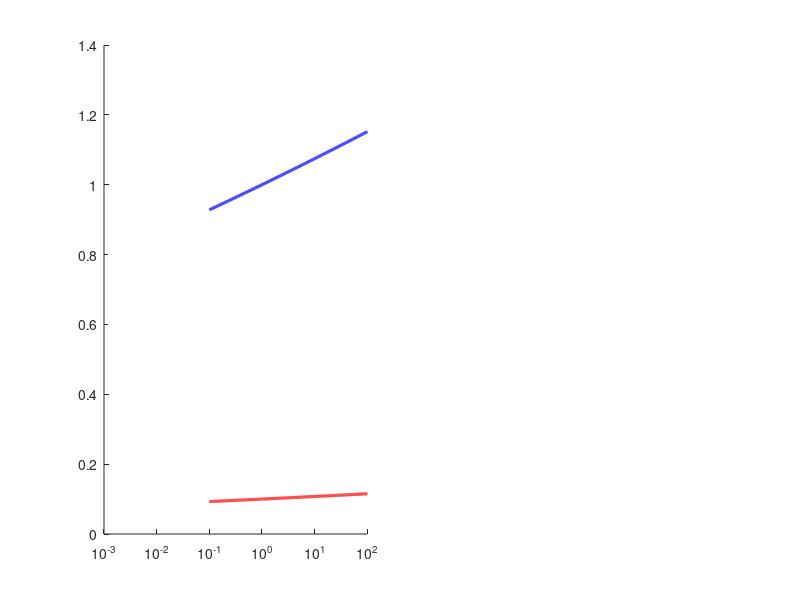

This chart was generated by the following MATLAB code: (Note: this script raises an error after producing the figure.)
%%
% p05_viscoelasticidad.m
% =========================================================================
% PRUEBA TEÓRICA 05 — Viscoelasticidad lineal y amortiguamiento material
% =========================================================================
%
% OBJETIVO
%   Cerrar el Capítulo 2 de Foti construyendo intuición sobre la sección 2.5:
%   qué pasa cuando el suelo NO es perfectamente elástico — disipa energía.
%   Esta disipación afecta tanto la velocidad de propagación como la amplitud.
%
% CONCEPTOS CUBIERTOS
%   1. Ecuación de Boltzmann (Foti Ec. 2.96): el esfuerzo depende del
%      historial de deformaciones — el suelo tiene "memoria"
%   2. Módulo complejo G*(ω) = G₁(ω) + i·G₂(ω) (Foti Ec. 2.104)
%   3. Factor de amortiguamiento D_χ = G₂/(2G₁) (Foti Ec. 2.115)
%      D ≈ 0.01–0.05 para suelos (geotécnicos): casi siempre < 5%
%   4. Relaciones Kramers-Krönig (Foti Ecs. 2.99, 2.130): la causalidad
%      obliga a que V(ω) y D(ω) no sean independientes
%   5. Velocidad compleja V*_χ ≈ V_χ(1 + i·D_χ) (Foti Ec. 2.128)
%      (aproximación de disipación débil — válida para D ≤ 0.05)
%   6. Número de onda complejo k* = ω/V* = k_R + i·α_R (Foti Ec. 2.121)
%      — La parte imaginaria α_R [Np/m] es el coeficiente de atenuación
%   7. El problema inverso viscoelástico se desacopla (Foti Ec. 2.133):
%      invertir V_R primero (no lineal), luego α_R (lineal) para obtener D_R(z)
%
% NOTA TÉCNICA: SÍNTESIS DE SEÑAL EN EL DOMINIO DE LA FRECUENCIA
%   Para sintetizar una señal real de N muestras desde su espectro unilateral
%   se necesitan exactamente N/2+1 puntos (incluye DC y Nyquist):
%     Full spectrum = [X(1:N/2+1), conj(X(N/2:-1:2))]  → N puntos
%   ERRÓNEO usar N/2 puntos (da N-1 después de la simetría hermítica).
%
% CÓMO CORRER
%   >> init_project()
%   >> p05_viscoelasticidad
%
% REFERENCIA PRINCIPAL
%   Foti, S. — Cap. 2, Sección 2.5: "Viscoelastic Behaviour"
%   Ecuaciones clave: 2.96, 2.99, 2.104, 2.115, 2.118, 2.121, 2.128, 2.130, 2.133
%
% =========================================================================

close all; clear; clc;

fprintf('=================================================================\n');
fprintf(' PRUEBA TEÓRICA 05 — Viscoelasticidad y amortiguamiento material\n');
fprintf('=================================================================\n\n');

% =========================================================================
% PARÁMETROS BASE
% =========================================================================

% Propiedades elásticas del suelo (mismo suelo de p01)
Vs0   = 244.9;         % velocidad de corte elástica de referencia [m/s]
rho   = 1900;          % densidad [kg/m³]
mu0   = rho * Vs0^2;   % módulo de corte a frecuencia de referencia [Pa]

% Factor de amortiguamiento material típico para suelos
% D = G₂/(2G₁) — ver Foti Ec. 2.115
% Valores típicos:
%   Arcilla blanda:  D ≈ 0.03–0.10
%   Arena densa:     D ≈ 0.01–0.03
%   Roca:            D ≈ 0.001–0.01
D_valores = [0.01, 0.03, 0.05, 0.10];   % comparar 4 valores de D

% Frecuencia de referencia para el módulo (Foti: se usa f_ref = 1 Hz)
f_ref_visco  = 1.0;   % [Hz]
omega_ref    = 2*pi*f_ref_visco;

% Rango de frecuencias de análisis
f_vec   = logspace(-1, 2, 500);    % 0.1 Hz a 100 Hz (log)
omega_v = 2*pi*f_vec;

fprintf('--- PARÁMETROS DEL SUELO ---\n');
fprintf('  Vs0 = %.1f m/s (elástico, a f_ref = %.0f Hz)\n', Vs0, f_ref_visco);
fprintf('  ρ   = %.0f kg/m³\n', rho);
fprintf('  μ0  = %.2e Pa (= %.0f MPa)\n', mu0, mu0/1e6);
fprintf('  D valores analizados: ');
fprintf('%.2f  ', D_valores);
fprintf('\n\n');

% =========================================================================
% FIGURA 1: Módulo complejo G*(ω) — partes real e imaginaria
% =========================================================================
%
% En un suelo viscoelástico, el módulo de corte es COMPLEJO y depende de ω:
%
%   G*(ω) = G₁(ω) + i·G₂(ω)
%
% donde:
%   G₁(ω) = parte real  → "storage modulus" — energía almacenada elásticamente
%   G₂(ω) = parte imag. → "loss modulus"    — energía disipada por ciclo
%
% En el modelo de amortiguamiento histerético CAUSAL (que cumple Kramers-Krönig,
% Foti Ec. 2.130), G₁ y G₂ NO son independientes. Si D es constante:
%
%   V_S(ω) = V_S0 · [1 + (D/π)·ln(ω/ω_ref)]   ← dispersión intrínseca causal
%   G₁(ω)  = ρ · V_S(ω)²                        ← crece logarítmicamente con f
%   G₂(ω)  = 2·D·G₁(ω)                          ← también crece con f
%
% DIFERENCIA CON EL MODELO HISTERÉTICO NO-CAUSAL:
%   Si D = cte y G₁ = cte → violaría causalidad (Kramers-Krönig).
%   El modelo causal tiene V_S que AUMENTA suavemente con f.
%   En campo real, esta variación es pequeña pero medible.

D_plot = 0.05;   % usamos D=5% para visualización

% Módulo en modelo histerético causal (con corrección Kramers-Krönig)
% V_S(ω) = V_S0 · [1 + D/π · ln(ω/ω_ref)]
V_kk   = Vs0 * (1 + D_plot/pi * log(omega_v/omega_ref));
G1_kk  = rho * V_kk.^2;            % parte real del módulo
G2_kk  = 2 * D_plot * G1_kk;       % parte imaginaria (Ec. 2.115: D = G₂/2G₁)

G0_ref = rho * Vs0^2;   % módulo elástico de referencia

figure('Name', 'Fig 1 — Módulo complejo G*(ω) y corrección causal (Foti Ecs. 2.104–2.130)', ...
       'NumberTitle', 'off', 'Position', [50 550 1000 450]);

subplot(1, 2, 1);
hold on;
area(log10(f_vec), G2_kk/G0_ref, 'FaceColor', [1 0.9 0.9], 'EdgeColor', 'none', ...
    'HandleVisibility', 'off');
area(log10(f_vec), G1_kk/G0_ref, 'FaceColor', [0.9 0.9 1.0], 'EdgeColor', 'none', ...
    'HandleVisibility', 'off');
semilogx(f_vec, G1_kk/G0_ref, 'b-', 'LineWidth', 2.2, ...
    'DisplayName', 'G_1(ω)/G_0  (rigidez almacenada)');
semilogx(f_vec, G2_kk/G0_ref, 'r-', 'LineWidth', 2.2, ...
    'DisplayName', 'G_2(ω)/G_0  (rigidez disipada)');
yline(1.0, ':k', 'G_0 (elástico puro)', 'FontSize', 8);
xline(f_ref_visco, '--k', sprintf('f_{ref}=%.0fHz', f_ref_visco), ...
    'FontSize', 8, 'LabelVerticalAlignment', 'bottom');
xlabel('Frecuencia f  [Hz]', 'FontSize', 11);
ylabel('G / G_0  [-]', 'FontSize', 11);
title({'Módulo complejo G*(ω)/G_0', ...
       sprintf('Modelo histerético CAUSAL  (D=%.2f, Kramers-Krönig Ec. 2.130)', D_plot)}, ...
    'FontSize', 10);
legend('Location', 'northwest', 'FontSize', 9);
grid on; box on;

% Anotación: el ángulo entre G1 y G2 es el ángulo de pérdida δ
% tan(δ) = G2/G1 = 2D → δ ≈ 2D [rad] para D << 1
text(10, 1.05, sprintf('tan(δ) = G_2/G_1 = 2D = %.2f', 2*D_plot), ...
    'FontSize', 8, 'Color', [0.5 0 0]);

subplot(1, 2, 2);
hold on;
semilogx(f_vec, V_kk, 'b-', 'LineWidth', 2.5);
yline(Vs0, '--k', sprintf('V_{S0} = %.0f m/s (elástico)', Vs0), 'FontSize', 8);
xline(f_ref_visco, '--k', sprintf('f_{ref}=%.0f Hz', f_ref_visco), 'FontSize', 8, ...
    'LabelVerticalAlignment', 'bottom');
xlabel('Frecuencia f  [Hz]', 'FontSize', 11);
ylabel('V_S(ω)  [m/s]', 'FontSize', 11);
title({'Dispersión causal V_S(ω) — Kramers-Krönig (Foti Ec. 2.130)', ...
       sprintf('V(ω) = V_0·[1 + D/π·ln(ω/ω_{ref})]   D=%.2f', D_plot)}, 'FontSize', 10);
grid on; box on;
ylim([Vs0*0.88, Vs0*1.16]);

% Anotar variación total
dV = V_kk(end) - V_kk(1);
annotation('doublearrow', [0.72 0.87], [0.7 0.7]);   % solo cosmético

sgtitle({'Fig 1: Módulo complejo en suelo viscoelástico (D=5%)', ...
         'La causalidad (Kramers-Krönig) impone dispersión intrínseca en V_S(ω)'}, ...
        'FontSize', 10, 'FontWeight', 'bold');

fprintf('FIG 1 generada: módulo complejo G*(ω).\n');
fprintf('  Variación de V_S en [0.1, 100] Hz: ΔV = %.1f m/s (%.1f%%)\n', dV, 100*dV/Vs0);
fprintf('  Esta dispersión CAUSAL es distinta de la dispersión geométrica\n');
fprintf('  que surge de las capas — ambas contribuyen a c_R(f) medida.\n\n');
drawnow;

% =========================================================================
% FIGURA 2: Factor de amortiguamiento D — su efecto en la atenuación espacial
% =========================================================================
%
% Número de onda complejo para onda S en medio viscoelástico (Foti Ec. 2.121):
%
%   k* = ω / V*_S = ω / [V_S(1 + i·D_S)]
%
% Para D << 1 (disipación débil, Foti Ec. 2.128):
%   k* ≈ (ω/V_S) - i·(ω·D_S/V_S) = k_R - i·α_S
%
% donde α_S = ω·D_S/V_S [Np/m] es el coeficiente de ATENUACIÓN espacial.
%
% La onda que se propaga:
%   u(x,t) = A·exp(i(k*x - ωt)) = A·exp(-α_S·x)·exp(i(k_R·x - ωt))
%                                     ↑                   ↑
%                              decaimiento           oscilación
%
% Conclusión práctica para MASW:
%   - α_S crece con f: las altas frecuencias se atenúan más rápido
%   - A mayor D, todo el espectro se atenúa más
%   - Si D > 0.10 en un suelo, el SNR de la imagen MASW puede degradarse
%     significativamente a los offsets típicos de campo (> 20 m)

f_atten = [5, 10, 20, 40];   % frecuencias de análisis [Hz]
x_vec   = linspace(0, 200, 600);   % distancia [m]

figure('Name', 'Fig 2 — Atenuación espacial por amortiguamiento (Foti Ecs. 2.121–2.128)', ...
       'NumberTitle', 'off', 'Position', [50 80 1050 490]);

colores_D = {[0.1 0.3 0.9], [0.1 0.7 0.2], [0.9 0.4 0.1], [0.7 0.1 0.7]};

% Panel izquierdo: amplitud vs distancia para D={0.01,0.03,0.05,0.10} @ f=10 Hz
subplot(1, 2, 1);
hold on;
f_ref_atten  = 10;   % [Hz]
omega_ref_at = 2*pi*f_ref_atten;

% Fondo: región típica de array MASW en campo
fill([5 30 30 5], [0 0 1.1 1.1], [0.93 0.97 0.93], 'EdgeColor', 'none', ...
    'HandleVisibility', 'off');
text(17.5, 1.07, 'Array típico', 'FontSize', 8, 'HorizontalAlignment', 'center', ...
    'Color', [0.3 0.6 0.3]);

for iD = 1:length(D_valores)
    D_k     = D_valores(iD);
    alpha_k = omega_ref_at * D_k / Vs0;     % [Np/m]
    amp_k   = exp(-alpha_k * x_vec);

    x_1e = 1/alpha_k;   % distancia donde la amplitud cae a 1/e ≈ 37%
    plot(x_vec, amp_k, 'Color', colores_D{iD}, 'LineWidth', 2.2, ...
        'DisplayName', sprintf('D=%.2f  (x_{1/e}=%.0fm)', D_k, x_1e));

    % Marcar x=1/e
    if x_1e < 200
        plot(x_1e, exp(-1), 'o', 'Color', colores_D{iD}, 'MarkerSize', 6, ...
            'HandleVisibility', 'off');
    end
end

yline(exp(-1), ':k', '1/e ≈ 0.37', 'FontSize', 8, 'LabelHorizontalAlignment', 'left');

xlabel('Distancia x  [m]', 'FontSize', 11);
ylabel('Amplitud norm.  A(x)/A_0  [-]', 'FontSize', 11);
title({sprintf('Decaimiento de amplitud por amortiguamiento a f=%.0f Hz', f_ref_atten), ...
       'u(x) = A_0·exp(-α_S·x),   α_S = ω·D/V_S  (Foti Ec. 2.128)'}, 'FontSize', 10);
legend('Location', 'northeast', 'FontSize', 9);
grid on; box on;
ylim([0, 1.12]);

% Panel derecho: α_S [Np/m] vs frecuencia para distintos D
subplot(1, 2, 2);
hold on;

% Sombrear rango típico MASW
fill(log10([5 50 50 5]), [0 0 0.5 0.5], [0.93 0.97 0.93], 'EdgeColor', 'none', ...
    'HandleVisibility', 'off');
text(log10(15), 0.47, 'Rango MASW', 'FontSize', 8, 'HorizontalAlignment', 'center', ...
    'Color', [0.3 0.6 0.3]);

for iD = 1:length(D_valores)
    D_k     = D_valores(iD);
    alpha_f = omega_v * D_k / Vs0;
    semilogx(f_vec, alpha_f, 'Color', colores_D{iD}, 'LineWidth', 2.2, ...
        'DisplayName', sprintf('D = %.2f', D_k));
end

xlabel('Frecuencia f  [Hz]', 'FontSize', 11);
ylabel('Coeficiente de atenuación α_S  [Np/m]', 'FontSize', 11);
title({'α_S(f) = ω·D/V_S — atenuación crece con frecuencia', ...
       'Alta f + D grande → la onda se atenúa antes de llegar al último geófono'}, ...
    'FontSize', 10);
legend('Location', 'northwest', 'FontSize', 9);
grid on; box on;
xlim([0.1, 100]);
ylim([0, 0.55]);

sgtitle({'Fig 2: Efecto del amortiguamiento D en la propagación de ondas S', ...
         'Ondas de alta frecuencia (y materiales con D alto) se atenúan en distancias más cortas'}, ...
        'FontSize', 10, 'FontWeight', 'bold');

fprintf('FIG 2 generada: atenuación espacial por amortiguamiento.\n');
fprintf('  A f=10 Hz y D=0.05: α = %.4f Np/m → distancia 1/e = %.0f m\n', ...
    2*pi*10*0.05/Vs0, Vs0/(2*pi*10*0.05));
fprintf('  En MASW campo típico (offset 5–30 m y f=10–50 Hz):\n');
fprintf('  D=0.03–0.05 es aceptable, D>0.1 puede degradar el SNR a largo offset.\n\n');
drawnow;

% =========================================================================
% FIGURA 3: Pulso propagándose — elástico vs viscoelástico
%           Layout 2×2: wiggles (fila 1) + espectros de amplitud (fila 2)
% =========================================================================
%
% Lo que ve el geófono: el mismo pulso en un medio elástico llega sin
% cambio de forma (solo se demora). En un medio viscoelástico:
%   1. La AMPLITUD total disminuye con la distancia (absorción)
%   2. Las ALTAS FRECUENCIAS se atenúan más rápido que las bajas
%      → el pulso se "ensancha" y parece más suave a mayor distancia
%      → la señal llega MÁS TARDE en términos de frecuencia dominante
%
% Por eso el panel de espectros es tan informativo: se ve directamente
% cómo el "contenido frecuencial" del pulso cambia con la distancia.
%
% IMPLICACIONES PARA MASW:
%   - En suelos con D alto, las frecuencias > 40 Hz desaparecen rápidamente
%   - Esto LIMITA la resolución de la imagen c-f en alta frecuencia
%   - También limita la profundidad mínima que se puede investigar
%     (necesitamos alta frecuencia para sondear las capas superficiales)

% Parámetros del pulso
f0      = 20;     % frecuencia central [Hz]
sigma_f = 8;      % ancho espectral [Hz]

% Grilla de tiempo y frecuencia para la síntesis
N_syn  = 2048;
fs_syn = 200;          % frecuencia de muestreo [Hz]
dt_syn = 1/fs_syn;     % paso de tiempo [s]
t_syn  = (0:N_syn-1)*dt_syn;                 % tiempo total [s]
f_syn  = (0:N_syn-1)*fs_syn/N_syn;           % frecuencias [Hz]

% ESPECTRO UNILATERAL CORRECTO: N/2+1 puntos (incluye DC en f=0 y Nyquist)
% Para reconstruir N=2048 muestras se necesitan exactamente 1025 puntos:
%   Full spectrum = [X(1:1025), conj(X(1024:-1:2))] → 1025 + 1023 = 2048 ✓
nf_pos    = N_syn/2 + 1;          % = 1025 (incluye DC y Nyquist)
f_pos     = f_syn(1:nf_pos);      % [0, Δf, 2Δf, ..., fs/2]
omega_pos = 2*pi*f_pos;

% Espectro fuente: Gaussiano centrado en f0=20 Hz, ancho σ=8 Hz
S_gauss      = exp(-(f_pos - f0).^2 / (2*sigma_f^2));
S_gauss(1)   = 0;   % sin componente DC

% Distancias de los receptores (simulando el arreglo MASW)
x_geos = [5, 10, 20, 40, 60, 100];   % [m]

% Dos escenarios: elástico (D=0) y viscoelástico (D=0.05)
D_comparar = [0, 0.05];
col_main   = {'b', [0.85 0.15 0]};   % azul = elástico, rojo-naranja = visco
etiquetas  = {'Elástico (D=0)', 'Viscoelástico (D=0.05)'};

% Pre-sintetizar todas las trazas
all_traces = cell(1, 2);
for iD = 1:2
    D_k = D_comparar(iD);
    traces_k = zeros(N_syn, length(x_geos));

    for ig = 1:length(x_geos)
        x_g = x_geos(ig);

        % Velocidad dispersiva causal (Kramers-Krönig, Ec. 2.130)
        % Nota: para ω=0 usamos max(..., ε) para evitar log(0)
        V_kk_s = Vs0 * (1 + D_k/pi * log(max(omega_pos, 1e-9)/omega_ref));

        % Número de onda complejo: k* = k_R - i·α_S
        k_real = omega_pos ./ V_kk_s;           % parte real: propagación
        k_imag = omega_pos * D_k ./ V_kk_s;     % parte imag: atenuación

        % Campo espectral en posición x_g:
        % U(ω,x) = S(ω) · exp(-α_S·x) · exp(i·k_R·x)
        %           ↑ espectro     ↑ atenuación   ↑ desfase por propagación
        U_f = S_gauss .* exp(-k_imag*x_g) .* exp(1i*k_real*x_g);

        % Reconstruir espectro completo con simetría hermítica (señal real)
        % [U(0), U(1),...,U(N/2), conj(U(N/2-1)),...,conj(U(1))]
        % = [1025 puntos, 1023 puntos] = 2048 puntos ✓
        U_full = [U_f, conj(U_f(end-1:-1:2))];

        % Transformar a tiempo
        u_t = real(ifft(U_full));

        traces_k(:, ig) = u_t;
    end
    all_traces{iD} = traces_k;
end

figure('Name', 'Fig 3 — Pulso: elástico vs viscoelástico (Foti Ec. 2.128)', ...
       'NumberTitle', 'off', 'Position', [50 50 1200 680]);

% Normalización global: respecto al primer receptor en medio elástico
amp_global = max(abs(all_traces{1}(:, 1)));

t_ms = t_syn * 1000;   % tiempo en milisegundos

% --- FILA 1: wiggle plots ---
for iD = 1:2
    subplot(2, 2, iD);
    hold on;

    traces_k  = all_traces{iD};
    scale_wig = 7;   % escala de wiggle [m]

    for ig = 1:length(x_geos)
        offset   = x_geos(ig);
        tr_norm  = traces_k(:, ig) / amp_global;
        amp_rel  = max(abs(traces_k(:, ig))) / amp_global;

        % Traza wiggle
        plot(t_ms, tr_norm*scale_wig + offset, ...
            'Color', col_main{iD}, 'LineWidth', 0.9);

        % Relleno positivo (convención estándar de sísmica)
        pos_mask = tr_norm*scale_wig >= 0;
        if any(pos_mask)
            t_pos = t_ms(pos_mask);
            y_pos = tr_norm(pos_mask)*scale_wig + offset;
            fill([t_pos, t_pos(end), t_pos(1)], ...
                 [y_pos, offset, offset], ...
                 col_main{iD}, 'FaceAlpha', 0.35, 'EdgeColor', 'none', ...
                 'HandleVisibility', 'off');
        end

        % Anotación de amplitud relativa
        text(185, offset + 1.5, sprintf('A=%.2f', amp_rel), ...
            'FontSize', 7, 'Color', col_main{iD}, 'HorizontalAlignment', 'right');
    end

    xlabel('Tiempo  [ms]', 'FontSize', 10);
    ylabel('Offset  [m]', 'FontSize', 10);
    title({etiquetas{iD}, ...
           'Wiggle — trazas normalizadas al receptor más cercano'}, 'FontSize', 10);
    xlim([0, 200]);
    ylim([0, 120]);
    grid on; box on;
end

% --- FILA 2: espectros de amplitud por receptor ---
for iD = 1:2
    subplot(2, 2, iD + 2);
    hold on;

    traces_k = all_traces{iD};

    % Colormap de offsets: desde cercano (azul/rojo oscuro) a lejano (claro)
    n_geo  = length(x_geos);
    cmap_k = parula(n_geo + 2);
    cmap_k = cmap_k(2:end-1, :);   % recortar extremos

    for ig = 1:n_geo
        % Espectro de la traza
        U_tr  = abs(fft(traces_k(:, ig)));
        U_pos = U_tr(1:nf_pos) / max(U_tr(1:nf_pos));   % normalizar

        % Solo mostrar hasta 80 Hz (rango relevante)
        f_mask = f_pos <= 80;
        plot(f_pos(f_mask), U_pos(f_mask), ...
            'Color', cmap_k(ig, :), 'LineWidth', 1.8, ...
            'DisplayName', sprintf('x=%dm', x_geos(ig)));
    end

    % Espectro fuente normalizado (referencia)
    S_norm = S_gauss / max(S_gauss);
    plot(f_pos(f_pos<=80), S_norm(f_pos<=80), 'k--', 'LineWidth', 2.0, ...
        'DisplayName', 'Fuente (x=0)');

    % Línea vertical de frecuencia central
    xline(f0, ':k', sprintf('f_0=%dHz', f0), 'FontSize', 8, ...
        'LabelVerticalAlignment', 'bottom');

    xlabel('Frecuencia f  [Hz]', 'FontSize', 10);
    ylabel('Amplitud espectral norm.  [-]', 'FontSize', 10);

    if iD == 1
        title({'Espectros de amplitud — Elástico', ...
               'Todos los receptores conservan el mismo contenido frecuencial'}, ...
            'FontSize', 9);
    else
        title({'Espectros de amplitud — Viscoelástico', ...
               'Las altas frecuencias desaparecen con la distancia → pulso se "suaviza"'}, ...
            'FontSize', 9);
    end

    legend('Location', 'northeast', 'FontSize', 7);
    xlim([0, 80]);
    ylim([0, 1.15]);
    grid on; box on;
end

sgtitle({'Fig 3: Efecto de la viscoelasticidad sobre el pulso propagándose', ...
         'Fila superior: wiggles (forma del pulso)  |  Fila inferior: espectros (contenido frecuencial)', ...
         'D=0.05 → las altas frecuencias se atenúan → pulso se ensancha con la distancia'}, ...
        'FontSize', 10, 'FontWeight', 'bold');

fprintf('FIG 3 generada: comparación elástico vs viscoelástico (2×2 layout).\n');
fprintf('  Panel de espectros muestra visualmente cómo el medio actúa\n');
fprintf('  como un filtro PASA-BAJOS que SE VUELVE MÁS AGRESIVO con la distancia.\n');
fprintf('  Esto explica por qué la imagen MASW se deteriora a alta f en suelos blandos.\n\n');
drawnow;

% =========================================================================
% FIGURA 4: Desacoplamiento del problema inverso (Foti Ec. 2.133)
% =========================================================================
%
% En el problema inverso viscoelástico de Rayleigh, Foti Ec. 2.133 muestra
% que en la aproximación de disipación débil (D << 1) el problema se DESACOPLA:
%
%   Fase 1: invertir la parte REAL de k*_R(ω) → perfil V_R(z)   [NO LINEAL]
%           (es exactamente la inversión elástica de p04)
%   Fase 2: invertir la parte IMAGINARIA α_R(ω) → perfil D_R(z) [LINEAL]
%           (mucho más simple: es un problema de kernel lineal)
%
% α_R(ω) ≈ Σ_j  [∂k_R/∂β_j · D_j · β_j]   (suma ponderada sobre capas)
%
% La PONDERACIÓN ∂k_R/∂β_j es la función de sensibilidad — depende de cuánta
% energía de la onda Rayleigh está concentrada en cada capa.
%
% Analogía con la sensibilidad de c_R(f) a Vs_j (vista en p04 Fig 1):
%   Alta f → λ_R corta → energía concentrada en capa superficial → sensible a D_1
%   Baja f → λ_R larga → energía en half-space → sensible a D_2

% Modelo base (del p04)
Vs1 = 120; Vs2 = 300; h1 = 10;
D1_vec = [0.01, 0.04, 0.08];   % variación del amortiguamiento de capa 1
D2     = 0.02;                  % amortiguamiento del half-space (fijo)

% Curva de dispersión elástica del modelo de 2 capas
lambda_v = linspace(1, 80, 60);
c_test_v = 60:1:320;

[c_visco, lam_visco] = MASWaves_theoretical_dispersion_curve( ...
    c_test_v, lambda_v, [h1], [250, 520], [Vs1, Vs2], [1700, 1950], 1);
c_visco   = c_visco(:)';
lam_visco = lam_visco(:)';
vv = c_visco>0; c_visco=c_visco(vv); lam_visco=lam_visco(vv);
f_visco = c_visco./lam_visco;
[f_visco, svis] = sort(f_visco); c_visco = c_visco(svis);

% Factor de participación de energía de capa 1 vs half-space
% Aproximación heurística basada en la profundidad de penetración de Rayleigh:
%   λ_R ~ 2h → la capa 1 contribuye cuando f > Vs1/(2h1) ≈ 6 Hz
%   Para f >> Vs1/(2h1): casi toda la energía está en la capa 1
%   Para f << Vs1/(2h1): casi toda la energía está en el half-space
%   P1(f) ≈ 1 - exp(-h1·f / (c_R(f)/2))  [fórmula aproximada]
P1 = 1 - exp(-h1 * f_visco ./ (c_visco/2));
P1 = min(max(P1, 0), 1);
P2 = 1 - P1;

f_transicion = Vs1 / (2*h1);   % [Hz] — frecuencia de transición

figure('Name', 'Fig 4 — Desacoplamiento inverso viscoelástico (Foti Ec. 2.133)', ...
       'NumberTitle', 'off', 'Position', [730 50 1050 490]);

% Panel izquierdo: α_R(f) para distintos D1 (D2 fijo)
subplot(1, 2, 1);
hold on;

% Fondo: zona donde α_R es sensible a D1 vs D2
f_mask_1 = f_visco >= f_transicion;
f_mask_2 = f_visco < f_transicion;
if any(f_mask_1)
    fill([f_visco(f_mask_1), fliplr(f_visco(f_mask_1))], ...
         [zeros(1,sum(f_mask_1)), ones(1,sum(f_mask_1))*0.025], ...
         [0.9 0.93 1.0], 'EdgeColor', 'none', 'HandleVisibility', 'off');
end

colores_D1 = {[0.1 0.3 0.9], [0.9 0.5 0.1], [0.7 0.1 0.1]};
for iD = 1:length(D1_vec)
    D1_k    = D1_vec(iD);
    alpha1_k = 2*pi*f_visco * D1_k / Vs1;       % atenuación cuerpo capa 1
    alpha2   = 2*pi*f_visco * D2     / Vs2;       % atenuación cuerpo half-space
    alphaR_k = P1 .* alpha1_k + P2 .* alpha2;    % atenuación Rayleigh ponderada

    plot(f_visco, alphaR_k*1000, 'Color', colores_D1{iD}, 'LineWidth', 2.2, ...
        'DisplayName', sprintf('D_1=%.2f, D_2=%.2f', D1_k, D2));
end

xline(f_transicion, ':k', ...
    sprintf('f_{trans} = V_{S1}/(2h_1) = %.0f Hz', f_transicion), ...
    'FontSize', 8, 'LabelVerticalAlignment', 'bottom');

xlabel('Frecuencia f  [Hz]', 'FontSize', 11);
ylabel('α_R(f)  [mNp/m]', 'FontSize', 11);
title({'Coeficiente de atenuación Rayleigh α_R(f)', ...
       'Alta f → sensible a D_1 (capa 1)   Baja f → sensible a D_2 (half-space)'}, ...
    'FontSize', 10);
legend('Location', 'northwest', 'FontSize', 9);
grid on; box on;

% Panel derecho: factor de participación P1 y P2
subplot(1, 2, 2);
hold on;

% Sombrear zona de dominancia de cada capa
fill([f_visco, fliplr(f_visco)], [P1, zeros(1,length(f_visco))], ...
    [0.85 0.9 1.0], 'EdgeColor', 'none', 'HandleVisibility', 'off');
fill([f_visco, fliplr(f_visco)], [P1, ones(1,length(f_visco))], ...
    [1.0 0.9 0.85], 'EdgeColor', 'none', 'HandleVisibility', 'off');

plot(f_visco, P1, 'b-',  'LineWidth', 2.5, 'DisplayName', 'P_1: participación capa 1');
plot(f_visco, P2, 'r--', 'LineWidth', 2.5, 'DisplayName', 'P_2: participación half-space');

xline(f_transicion, ':k', ...
    sprintf('f ~ V_{S1}/(2h_1) = %.0fHz', f_transicion), ...
    'FontSize', 8, 'LabelVerticalAlignment', 'bottom');

% Línea de P1=P2=0.5 (reparto equitativo)
yline(0.5, '--k', 'P_1 = P_2 = 0.5', 'FontSize', 8, 'LabelHorizontalAlignment', 'left');

xlabel('Frecuencia f  [Hz]', 'FontSize', 11);
ylabel('Factor de participación  [-]', 'FontSize', 11);
title({'Factor de participación de energía P₁ y P₂', ...
       '(análogo a sensibilidad de c_R a Vs — ver p04 Fig 1)'}, 'FontSize', 10);
legend('Location', 'east', 'FontSize', 9);
ylim([-0.05, 1.15]);
grid on; box on;

% Caja de texto con la analogía explícita
text(max(f_visco)*0.55, 1.1, ...
    {'Analogía con Fig 1 de p04:', ...
     '  Alta f → "ve" capa 1 → α_R ∝ D_1', ...
     '  Baja f → "ve" half-space → α_R ∝ D_2', ...
     '  Invertir α_R(f) da perfil D(z)'}, ...
    'FontSize', 8, 'BackgroundColor', [1 1 0.88], 'EdgeColor', [0.7 0.7 0], ...
    'HorizontalAlignment', 'left', 'LineWidth', 1.0);

sgtitle({'Fig 4: Problema inverso viscoelástico desacoplado (Foti Ec. 2.133)', ...
         'Fase 1: V_R(z) de c_R(f)  [no lineal — igual que p04]', ...
         'Fase 2: D_R(z) de α_R(f)  [lineal — sistema de kernels ponderados]'}, ...
        'FontSize', 10, 'FontWeight', 'bold');

fprintf('FIG 4 generada: atenuación de Rayleigh y desacoplamiento inverso.\n');
fprintf('  El desacoplamiento (Foti Ec. 2.133) es clave para la práctica MASW:\n');
fprintf('  1. Primero se invierte c_R(f) → V_R(z) con métodos estándar (p04)\n');
fprintf('  2. Luego se mide α_R(f) de la amplitud del shot gather\n');
fprintf('  3. Se resuelve un sistema lineal → D_R(z) por capas\n\n');
drawnow;

% =========================================================================
% RESUMEN FINAL — Cierre del Capítulo 2
% =========================================================================

fprintf('=================================================================\n');
fprintf(' RESUMEN — Viscoelasticidad (Foti Sec. 2.5)\n');
fprintf('=================================================================\n\n');
fprintf('CONCEPTOS CUBIERTOS EN ESTE SCRIPT:\n');
fprintf('  1. G*(ω) = G₁ + i·G₂ — módulo complejo viscoelástico\n');
fprintf('  2. D = G₂/(2G₁) — factor de amortiguamiento (típico 1–5%% en suelos)\n');
fprintf('  3. V*(ω) ≈ V(ω)(1 + iD) — velocidad compleja (disipación débil, Ec. 2.128)\n');
fprintf('  4. k* = k_R - iα: número de onda complejo → α atenúa la onda con x\n');
fprintf('  5. Kramers-Krönig: V(ω) y D(ω) no son independientes (causalidad)\n');
fprintf('  6. Desacoplamiento inverso: Fase 1 = V(z) no lineal, Fase 2 = D(z) lineal\n\n');
fprintf('IMPLICACIONES PRÁCTICAS PARA MASW:\n');
fprintf('  - D alto → altas frecuencias desaparecen → imagen c-f ruidosa en alta f\n');
fprintf('  - Kramers-Krönig → pequeña dispersión intrínseca en V(ω) (del material)\n');
fprintf('    Se superpone a la dispersión GEOMÉTRICA de las capas\n');
fprintf('  - D puede extraerse de α_R(f) medido (segunda parte del problema inverso)\n\n');
fprintf('=================================================================\n');
fprintf(' FIN DE LA SERIE PRUEBAS TEÓRICAS — CAPÍTULO 2\n');
fprintf('=================================================================\n');
fprintf('  p01: ondas de cuerpo (P y S) en medio homogéneo\n');
fprintf('  p02: ondas superficiales (Rayleigh y Love) — half-space y 2 capas\n');
fprintf('  p03: sismograma sintético + imagen de dispersión c-f (MASWaves)\n');
fprintf('  p04: inversión de c_R(f) → perfil Vs(z) — sensibilidad, no-unicidad\n');
fprintf('  p05: viscoelasticidad — amortiguamiento, Kramers-Krönig, α_R(f)\n');
fprintf('=================================================================\n');
